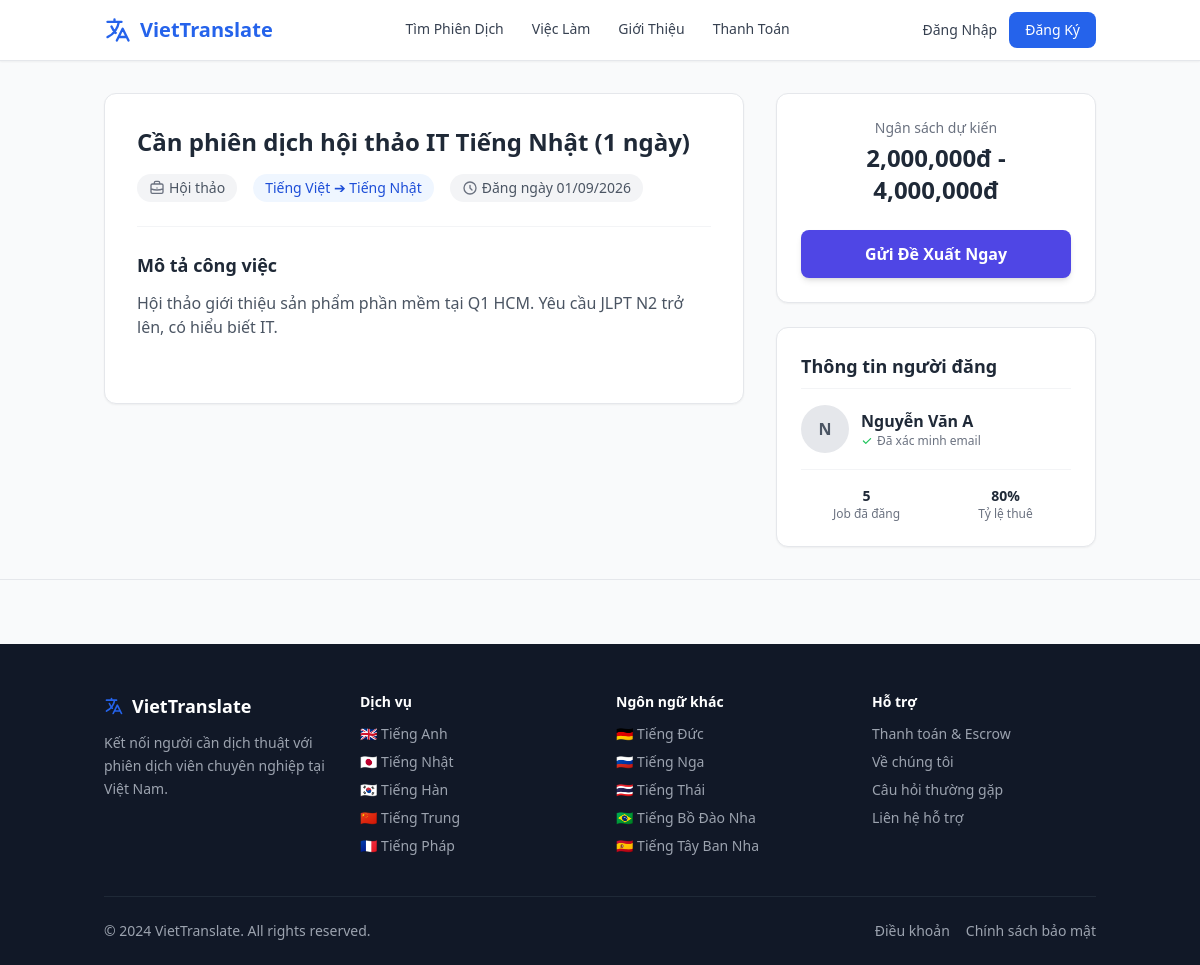
/job/1, run on the app's committed database.
### models.py (models this page shows)
class Job(db.Model):
    id = db.Column(db.Integer, primary_key=True)
    hirer_id = db.Column(db.Integer, db.ForeignKey('user.id'), nullable=False)
    title = db.Column(db.String(200), nullable=False)
    description = db.Column(db.Text, nullable=False)
    category = db.Column(db.String(100))
    source_lang = db.Column(db.String(50))
    target_lang = db.Column(db.String(50))
    budget_type = db.Column(db.String(20))
    budget_min = db.Column(db.Integer)
    budget_max = db.Column(db.Integer)
    event_date = db.Column(db.String(100))          # Ngày diễn ra sự kiện / cần dịch
    event_time_start = db.Column(db.String(10))  # Giờ bắt đầu VD: "08:00"
    event_time_end = db.Column(db.String(10))    # Giờ kết thúc VD: "17:00"
    event_location = db.Column(db.String(200))   # Địa điểm hoặc "Online"
    deadline = db.Column(db.Date)            # Hạn nộp hồ sơ đề xuất
    status = db.Column(db.String(20), default='open')
    is_flagged = db.Column(db.Boolean, default=False)  # Admin flag
    created_at = db.Column(db.DateTime, default=datetime.utcnow)
    proposals = db.relationship('Proposal', backref='job', lazy=True)
    contract = db.relationship('Contract', backref='job', uselist=False)

class User(db.Model):
    id = db.Column(db.Integer, primary_key=True)
    name = db.Column(db.String(100), nullable=False)
    email = db.Column(db.String(120), unique=True, nullable=False)
    password_hash = db.Column(db.String(256), nullable=False)
    phone = db.Column(db.String(20))
    role = db.Column(db.String(20), nullable=False)  # 'hirer', 'translator', 'admin'
    is_admin = db.Column(db.Boolean, default=False)
    is_active = db.Column(db.Boolean, default=True)
    created_at = db.Column(db.DateTime, default=datetime.utcnow)
    profile = db.relationship('TranslatorProfile', backref='user', uselist=False)
    jobs_posted = db.relationship('Job', backref='hirer', lazy=True)
    proposals = db.relationship('Proposal', backref='translator', lazy=True)
    messages_sent = db.relationship('Message', foreign_keys='Message.sender_id', backref='sender', lazy=True)
    direct_messages_sent = db.relationship('DirectMessage', foreign_keys='DirectMessage.sender_id', backref='sender', lazy=True)

### app.py (the view, shortened to what this page needs)
@app.route('/job/<int:job_id>', methods=['GET', 'POST'])
def job_detail(job_id):
    job = Job.query.get_or_404(job_id)
    return render_template('job_detail.html', job=job)

### app.py (called while the page is built)
@app.context_processor
def inject_globals():
    user = None
    if 'user_id' in session:
        user = User.query.get(session['user_id'])
    return dict(current_user=user, LANGUAGES=LANGUAGES)

### templates/job_detail.html (shortened to what this page needs)
{% extends "base.html" %}
{% block content %}
<div class="bg-gray-50 py-8 border-b border-gray-200">
    <div class="container mx-auto px-4 max-w-5xl">
        <div class="flex flex-col lg:flex-row gap-8">
            <div class="w-full lg:w-2/3">
                <div class="bg-white rounded-xl shadow-sm border border-gray-200 p-6 md:p-8">
                    <h1 class="text-2xl font-bold text-gray-800 mb-4">{{ job.title }}</h1>
                    <div class="flex flex-wrap gap-4 text-sm text-gray-600 mb-6 pb-6 border-b border-gray-100">
                        <span class="flex items-center gap-1 bg-gray-100 px-3 py-1 rounded-full">
                            {{ job.category }}
                        </span>
                        <span class="flex items-center gap-1 bg-blue-50 text-blue-700 px-3 py-1 rounded-full font-medium">
                            {{ job.source_lang }} ➔ {{ job.target_lang }}
                        </span>
                        <span class="flex items-center gap-1 bg-gray-100 px-3 py-1 rounded-full">
                            <svg class="w-4 h-4 text-gray-500" fill="none" stroke="currentColor" viewBox="0 0 24 24"><path stroke-linecap="round" stroke-linejoin="round" stroke-width="2" d="M12 8v4l3 3m6-3a9 9 0 11-18 0 9 9 0 0118 0z"></path></svg>
                            Đăng ngày {{ job.created_at.strftime('%d/%m/%Y') }}
                        </span>
                    </div>
                    <div class="mb-8">
                        <h3 class="text-lg font-bold text-gray-800 mb-3">Mô tả công việc</h3>
                        <div class="prose max-w-none text-gray-600">
                            <p class="whitespace-pre-line">{{ job.description }}</p>
                        </div>
                    </div>
                </div>
            </div>
            <div class="w-full lg:w-1/3">
                <div class="bg-white p-6 rounded-xl border border-gray-200 shadow-sm mb-6 text-center">
                    <h3 class="text-gray-500 text-sm mb-1">Ngân sách dự kiến</h3>
                    {% if job.budget_type == 'fixed' %}
                        <div class="text-2xl font-bold text-gray-800">{{ "{:,.0f}".format(job.budget_min) }}đ</div>
                        <div class="text-xs text-gray-500 mt-1">Giá cố định</div>
                    {% elif job.budget_type == 'range' %}
                        <div class="text-2xl font-bold text-gray-800">{{ "{:,.0f}".format(job.budget_min) }}đ - {{ "{:,.0f}".format(job.budget_max) }}đ</div>
                    {% else %}
                        <div class="text-2xl font-bold text-gray-800">Thương lượng</div>
                    {% endif %}
                    {% if not current_user or current_user.role == 'translator' %}
                    <button class="w-full bg-indigo-600 text-white font-bold py-3 px-4 rounded-lg hover:bg-indigo-700 transition shadow-md mt-6">
                        Gửi Đề Xuất Ngay
                    </button>
                    {% endif %}
                </div>
                <div class="bg-white p-6 rounded-xl border border-gray-200 shadow-sm">
                    <h3 class="font-bold text-lg mb-4 border-b border-gray-100 pb-2">Thông tin người đăng</h3>
                    <div class="flex items-center gap-3 mb-4">
                        <div class="w-12 h-12 bg-gray-200 rounded-full flex items-center justify-center font-bold text-gray-600">
                            {{ job.hirer.name[0] }}
                        </div>
                        <div>
                            <div class="font-bold text-gray-800">{{ job.hirer.name }}</div>
                            <div class="text-xs text-gray-500 flex items-center gap-1">
                                <svg class="w-3 h-3 text-green-500" fill="currentColor" viewBox="0 0 20 20"><path fill-rule="evenodd" d="M16.707 5.293a1 1 0 010 1.414l-8 8a1 1 0 01-1.414 0l-4-4a1 1 0 011.414-1.414L8 12.586l7.293-7.293a1 1 0 011.414 0z" clip-rule="evenodd"></path></svg>
                                Đã xác minh email
                            </div>
                        </div>
                    </div>
                    <div class="grid grid-cols-2 gap-2 text-center text-sm border-t border-gray-100 pt-4">
                        <div>
                            <div class="font-bold text-gray-800">5</div>
                            <div class="text-xs text-gray-500">Job đã đăng</div>
                        </div>
                        <div>
                            <div class="font-bold text-gray-800">80%</div>
                            <div class="text-xs text-gray-500">Tỷ lệ thuê</div>
                        </div>
                    </div>
                </div>
            </div>
        </div>
    </div>
</div>
{% endblock %}

### templates/base.html (style rules this page uses)
body { font-family:'Segoe UI',system-ui,-apple-system,sans-serif }

### data on the page
Job: title "Cần phiên dịch hội thảo IT Tiếng Nhật (1 ngày)", category "Hội thảo", source_lang "Tiếng Việt", target_lang "Tiếng Nhật", created_at "01/09/2026", description "Hội thảo giới thiệu sản phẩm phần mềm tại Q1 HCM. Yêu cầu JLPT N2 trở lên, có hiểu biết IT.", budget_min "2,000,000", budget_max "4,000,000"
User: hirer "N", hirer.name "Nguyễn Văn A"

### other printed values
{{ flag }} "🇬🇧" "🇯🇵" "🇰🇷" "🇨🇳" "🇫🇷"
{{ lang }} "Tiếng Anh" "Tiếng Nhật" "Tiếng Hàn" "Tiếng Trung" "Tiếng Pháp"
{{ flag }} "🇩🇪" "🇷🇺" "🇹🇭" "🇧🇷" "🇪🇸"
{{ lang }} "Tiếng Đức" "Tiếng Nga" "Tiếng Thái" "Tiếng Bồ Đào Nha" "Tiếng Tây Ban Nha"
